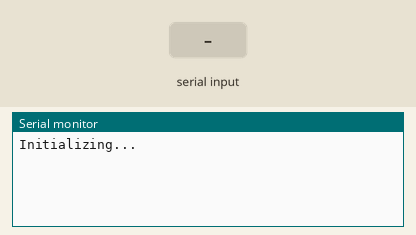
The sketch below on a simulated Arduino Uno, built with avr-gcc and run on an emulated ATmega328P. On the bench: the last lines printed to the serial monitor. Inputs (shaded band) come from the test bench.

Above: at 2.2 s.
2.3 s: "1" received over the second serial link
At 4.2 s:
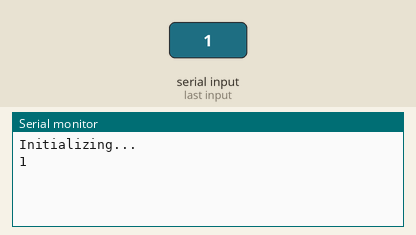
4.7 s: "0" received over the second serial link
At 6.1 s:
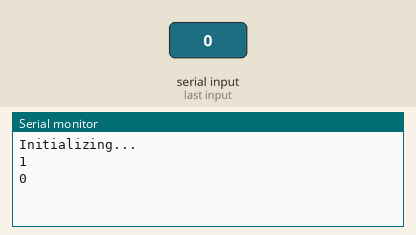

Measured:
- after the input at 2.3 s, the serial monitor: prints a new line after 1.0 s (image 1)
- after the input at 4.7 s, the serial monitor: prints a new line after 1.0 s (image 2)

The sketch:

test-sim800l.ino
```cpp
#include <SoftwareSerial.h>

#define rxPin 2
#define txPin 3
SoftwareSerial sim800L(rxPin,txPin);

void setup()
{
  //Begin serial communication with Arduino and Arduino IDE (Serial Monitor)
  Serial.begin(9600);

  //Begin serial communication with Arduino and SIM800L
  sim800L.begin(9600);

  Serial.println("Initializing...");
  delay(1000);
}

void loop()
{
  while(sim800L.available()){
    Serial.println(sim800L.readString());
  }
  while(Serial.available())  {
    sim800L.println(Serial.readString());
  }
}

/*
AT
Check Sim is ready or not
AT+CPIN?
 */
```
